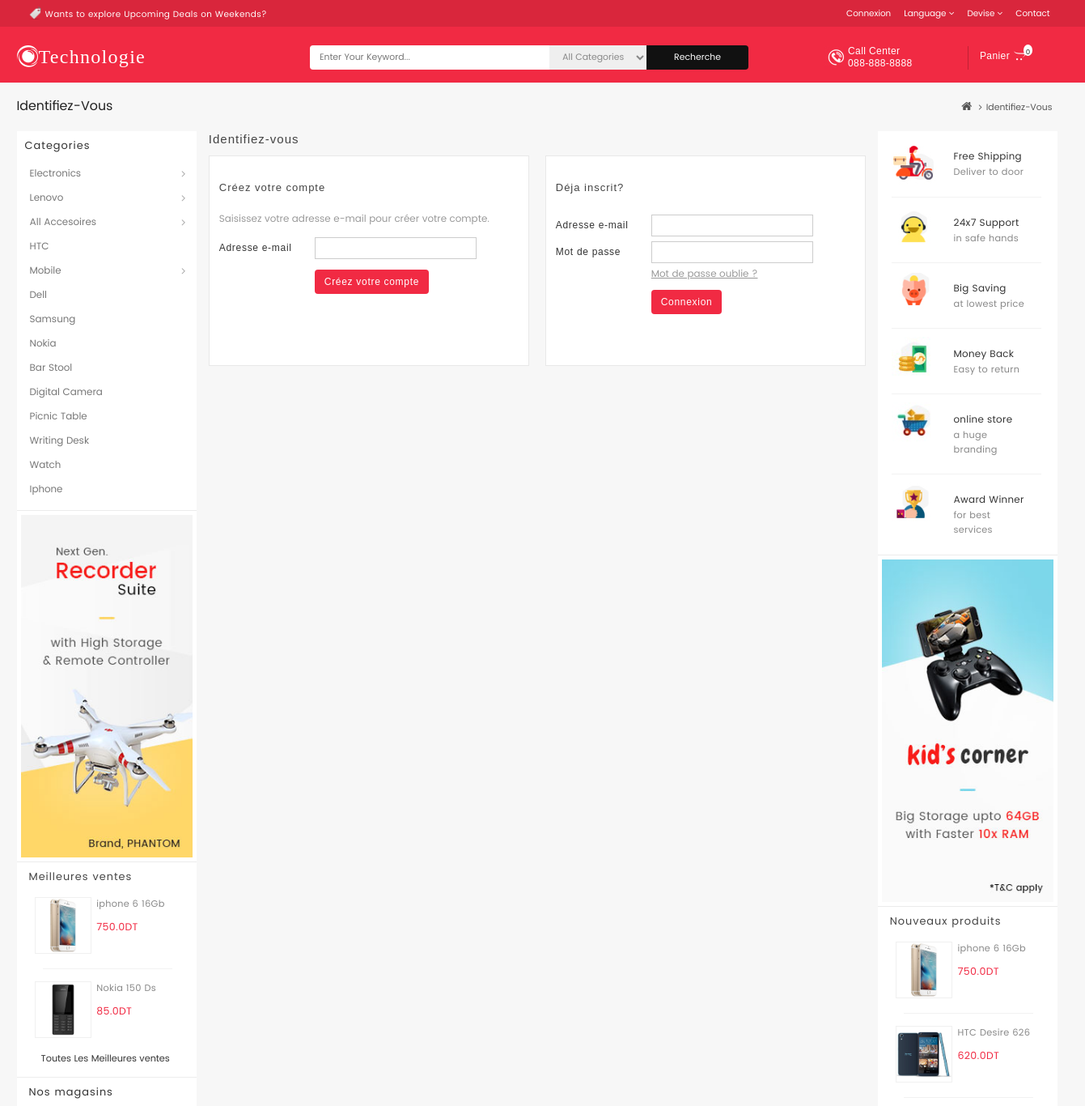
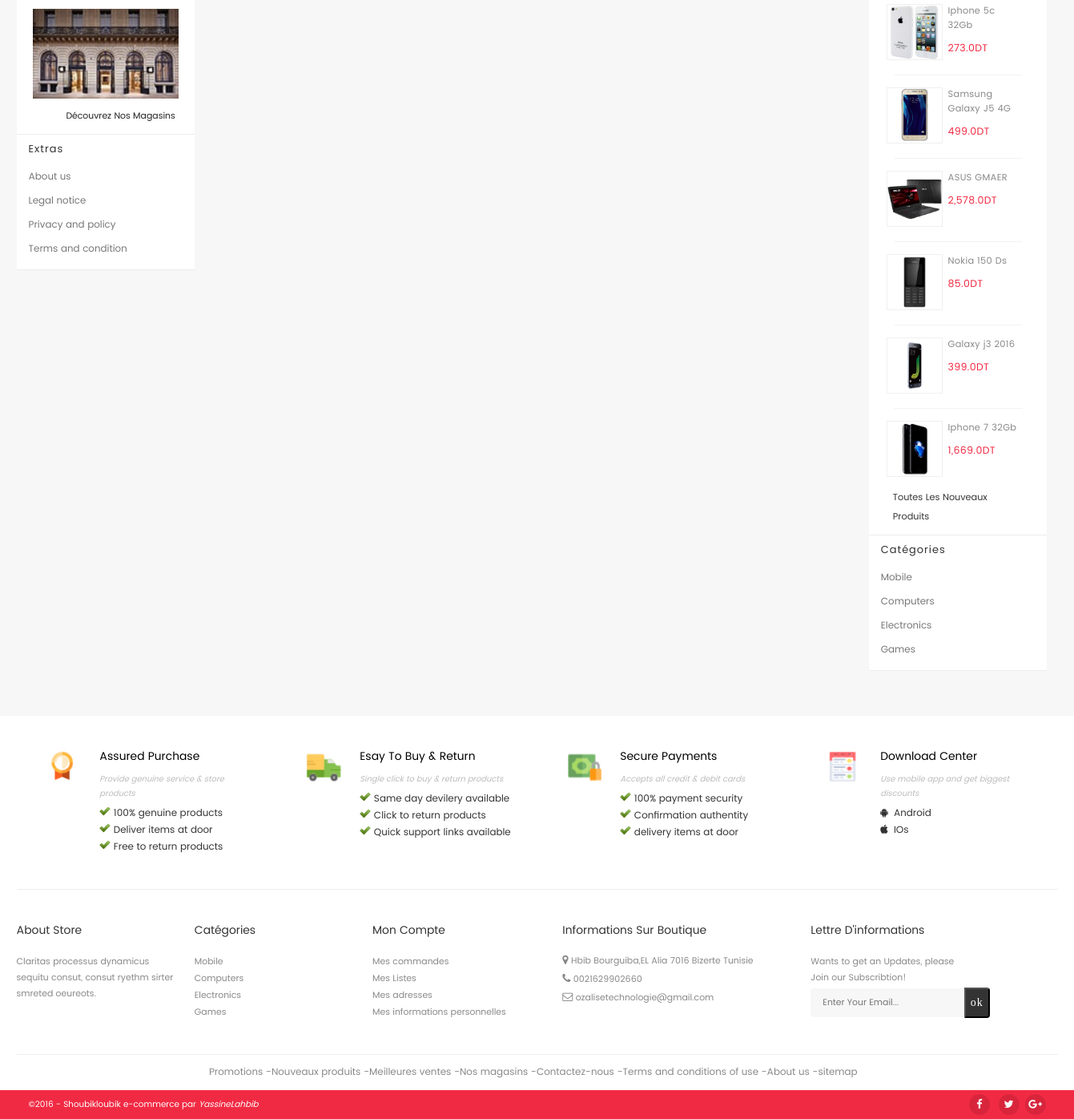
/register.php, run on the app's committed database (2 pictures, top to bottom).
### tables this page shows
CREATE TABLE IF NOT EXISTS `formweb` (
  `imgleft` varchar(100) NOT NULL,
  `imgright` varchar(100) NOT NULL,
  `imgtop` varchar(100) NOT NULL,
  `imgcarousel1` varchar(100) NOT NULL,
  `imgcarousel2` varchar(100) NOT NULL,
  `imgbot1` varchar(100) NOT NULL,
  `imgbot2` varchar(100) NOT NULL,
  `imgbot3` varchar(100) NOT NULL,
  `imgbcar` varchar(100) NOT NULL
);

CREATE TABLE IF NOT EXISTS `commande` (
  `numcom` int(11) NOT NULL AUTO_INCREMENT,
  `pro_id` int(11) NOT NULL,
  `user_id` int(11) NOT NULL,
  `qtee` int(11) NOT NULL,
  `date_com` varchar(39) NOT NULL,
  `confirme` varchar(3) NOT NULL,
  `paiment` varchar(30) NOT NULL,
  `vu` varchar(3) NOT NULL,
  PRIMARY KEY (`numcom`),
  KEY `pro_id` (`pro_id`),
  KEY `user_id` (`user_id`)
);

CREATE TABLE IF NOT EXISTS `produit` (
  `id` int(11) NOT NULL AUTO_INCREMENT,
  `categorie` varchar(20) NOT NULL,
  `model` varchar(20) NOT NULL,
  `marque` varchar(30) NOT NULL,
  `referance` varchar(30) NOT NULL,
  `prix` float NOT NULL,
  `img` varchar(100) NOT NULL,
  `img_face` varchar(100) NOT NULL,
  `img_darrier` varchar(100) NOT NULL,
  `etat` varchar(20) NOT NULL,
  `color` varchar(15) NOT NULL,
  `quantite` int(5) NOT NULL,
  `date_entre` varchar(50) NOT NULL,
  `description` varchar(2000) NOT NULL,
  `datefinsolde` varchar(35) NOT NULL,
  `pourcentage` float NOT NULL,
  `star` int(11) NOT NULL,
  `prixsolde` float NOT NULL,
  PRIMARY KEY (`id`),
  KEY `referance` (`referance`),
  KEY `id` (`id`),
  FULLTEXT KEY `description` (`description`)
);

### db_conf.php (called while the page is built, shortened)
<?php
$DB_host = "localhost";
$DB_user = "root";
$DB_pass = "";
$DB_name = "Otechnologie";
try {
$DB_con = new
PDO("mysql:host={$DB_host};dbname={$DB_name}",$DB_user,$DB_pass);
} catch(PDOException $e) {
echo $e->getMessage();
}
$reponse = $DB_con->query("SELECT pro_id,count(numcom) as star FROM commande group by(pro_id)");
	while ($donnees = $reponse->fetch()){
		 $nbstar=$donnees['star'];
		 $nbpro=$donnees['pro_id'];
		 $DB_con->exec("UPDATE produit SET star='$nbstar' where id='$nbpro'");
	}
$res=$DB_con->query("SELECT * FROM formweb");
$rows = $res->fetch();
                 $devise="TND";
                  if($devise=="TND"){
					  $dev="DT";
					  $pridev=1;
                	}elseif($devise=="USD"){
                      $dev='<i class="fa fa-usd"></i>';
					  $pridev=2.43847;
					}elseif($devise=="EUR"){
					  $dev='<i class="fa fa-eur "></i>';
					  $pridev=2.573;
				    }
?>

### navright.php (the view, shortened to what this page needs)
<div class="col-md-2 about-right">
				<div class="col-sm-10">
					<div class="col-sm-4">
						<img src="images/ii.jpg">
					</div>
					<div class="col-sm-8">
						<h2>Free Shipping</h2>
						<p>Deliver to door</p>
					</div>
				</div>
				<div class="col-sm-10">
					<div class="col-sm-4">
						<img src="images/jj.jpg">
					</div>
					<div class="col-sm-8">
						<h2>24x7 Support</h2>
						<p>in safe hands</p>
					</div>
				</div>
				<div class="col-sm-10">
					<div class="col-sm-4">
						<img src="images/kk.jpg">
					</div>
					<div class="col-sm-8">
						<h2>Big Saving</h2>
						<p>at lowest price</p>
					</div>
				</div>
				<div class="col-sm-10">
					<div class="col-sm-4">
						<img src="images/aa.jpg">
					</div>
					<div class="col-sm-8">
						<h2>Money Back</h2>
						<p>Easy to return</p>
					</div>
				</div>
				<div class="col-sm-10">
					<div class="col-sm-4">
						<img src="images/ee.jpg">
					</div>
					<div class="col-sm-8">
						<h2>online store</h2>
						<p>a huge branding</p>
					</div>
				</div>
				<div class="award col-sm-10">
					<div class="col-sm-4">
						<img src="images/ll.jpg">
					</div>
					<div class="col-sm-8">
						<h2>Award Winner</h2>
						<p>for best services</p>
					</div>
				</div>
				<div class="public-right col-sm-12">
						<img <?php echo 'src="images/'.$rows['imgright'].'"';?> width="100%">
				</div>
				<div class="col-sm-12 nou-produit">
				<h4 class="title_block"><a href="x.php?v=Nouveaux produits">Nouveaux produits</a></h4>
				<?php
				  $reponse = $DB_con->query('SELECT * FROM produit ORDER BY date_entre  Limit 8 ');
					while ($donnees = $reponse->fetch())
				    	{
				    	     $prix=$donnees['prix'];
				    		 $prix=number_format($prix*$pridev,1).$dev;
							echo '<div class="col-sm-10">
									<div class="col-sm-5">
										<a href="single.php?id='.$donnees['id'].'"><img src="produit/'.$donnees['img'].'"></a>
									</div>
									<div class="col-sm-7">
										<a href="single.php?id='.$donnees['id'].'">'.$donnees['marque'].'</a>
										<h3>'.$prix.'</h3>
									</div>
								  </div>';
					    }
				?>
				<div class="col-sm-12">
				<a href="x.php?v=Nouveaux produits"><h2>Toutes Les Nouveaux Produits</h2></a>
			    </div>
			    </div>
			    <div class="col-sm-12 ttarticl">
					<h4 class="title_block">Catégories </h4>
					<ul class="tt_sf-menu">
					 <li><a href="categorie.php?v=Mobile&x=1&d=<?php echo $devise;?>">Mobile</a></li>
					 <li><a href="categorie.php?v=Laptop&x=1&d=<?php echo $devise;?>">Computers</a></li>
					 <li><a href="categorie.php?v=Electronics&x=1&d=<?php echo $devise;?>">Electronics</a></li>
					 <li><a href="categorie.php?v=Games&x=1&d=<?php echo $devise;?>">Games</a></li>
                </div>
			</div>

### navleft.php (shortened to what this page needs)
<div class="col-md-2 about-left">
				<div class="section-categorie">
				  <h4 class="title_block"><span class="cattit">Categories</span></h4>
         <ul class="ttmenub">
          <li><a class="ttmenu">Menu</a>
				  <ul class="tt_sf-menu">
				  	<li class="dropdown"><a href="categorie.php?v=Electronics&x=1&d=<?php echo $devise; ?>"  class="dropdown-toggle">Electronics <i class="fa fa-angle-right" ></i></a>
					 </li>
				  	<li class="dropdown"><a href="categorie.php?v=Lenovo&x=1&d=<?php echo $devise; ?>"  class="dropdown-toggle" data-toggle="dropdown">Lenovo  <i class="fa fa-angle-right" ></i></a>
					 </li>
				  	<li class="dropdown"><a href=""  class="dropdown-toggle" data-toggle="dropdown">All Accesoires <i class="fa fa-angle-right" ></i></a>
					</li>
				  	<li><a href="categorie.php?v=htc&x=1&d=<?php echo $devise; ?>" >HTC</a></li>
				  	<li class="dropdown"><a  href="checkout.php?v=Mobile&x=1&d=<?php echo $devise; ?>"  class="dropdown-toggle" >Mobile <i class="fa fa-angle-right" ></i></a>
					</li>
				  	<li><a href="categorie.php?v=Dell&x=1&d=<?php echo $devise;?>" >Dell</a></li>
				  	<li><a href="categorie.php?v=samsung&x=1&d=<?php echo $devise; ?>">Samsung</a></li>
				  	<li><a href="categorie.php?v=nokia&x=1&d=<?php echo $devise; ?>" >Nokia</a></li>
				  	<li><a href="categorie.php?v=barstool&x=1&d=<?php echo $devise;?>" >Bar Stool</a></li>
				  	<li><a href="categorie.php?v=Digitalcamera&x=1&d=<?php echo $devise;?>" >Digital Camera</a></li>
				  	<li><a href="" >Picnic Table</a></li>
				  	<li><a href="" >Writing Desk</a></li>
				  	<li><a href="categorie.php?v=watch&x=1&d=<?php echo $devise;?>" >Watch</a></li>
				  	<li><a href="categorie.php?v=iphone&x=1&d=<?php echo $devise; ?>">Iphone</a></li>
				  </ul>
        </li>
         </ul>
				</div>
				<div class="public-left col-sm-12">
						<img <?php echo 'src="images/'.$rows['imgleft'].'"';?> width="100%">
				</div>
				<div class="col-sm-12 nou-produit mediapro">
				<h4 class="title_block"><a href="x.php?v=Meilleures Ventes">Meilleures ventes</a></h4>
				<?php
				  $reponse = $DB_con->query('SELECT * FROM commande,produit where commande.pro_id=produit.id GROUP BY (pro_id) LIMIT 6');
					while ($donnees = $reponse->fetch())
				    	{
				    		 $prix=$donnees['prix'];
				    		 $prix=number_format($prix*$pridev,1).$dev;
							echo '<div class="col-sm-10">
									<div class="col-sm-5">
										<a href="single.php?id='.$donnees['id'].'"><img src="produit/'.$donnees['img'].'"></a>
									</div>
									<div class="col-sm-7">
										<a href="single.php?id='.$donnees['id'].'">'.$donnees['marque'].'</a>
										<h3>'.$prix.'</h3>
									</div>
								  </div>';
					    }
				?>
				<div class="col-sm-12">
				<a href="x.php?v=Meilleures Ventes"><h2>Toutes Les Meilleures ventes</h2></a>
			    </div>
			    </div>
			    <div class="col-sm-12 ttarticl">
					<h4 class="title_block">Nos magasins</h4>
					<img src="images/magasin.jpg">
					<a href=""><h3>Découvrez Nos Magasins</h3></a>
                </div>
                <div class="col-sm-12 ttarticl" id="extras">
					<h4 class="title_block">Extras</h4>
					<ul class="tt_sf-menu">
					 <li><a href="">About us</a></li>
					 <li><a href="">Legal notice</a></li>
					 <li><a href="">Privacy and policy</a></li>
					 <li><a href="">Terms and condition</a></li>
                </div>
			</div>

### css/style.css (style rules this page uses)
body { background:#f7f7f7; font-family: 'Lato-Regular'; }
body a { transition: 0.5s all; -webkit-transition: 0.5s all; -o-transition: 0.5s all; -moz-transition: 0.5s all; -ms-transition: 0.5s all; }
.about-left img { width:100%; }
ul { padding: 0; list-style: none; }

### css/style2.css (style rules this page uses)
li { list-style-type:none; }
.tt_sf-menu { display: none; }
.ttmenub { margin-top: -166px }
.about-left { background-color: transparent; }
@media (min-width: 768px) { .tt_sf-menu { display: block; } }
@media (min-width: 768px) { .ttmenub { margin-top: 0px } }
@media (min-width: 768px) { .about-left { background-color: #fff; } }
.about-left .public-left { display: none; }
.mediapro { display: none; }
.ttarticl { display: none; }
.section-categorie > .title_block > .cattit { display: none; }
@media (min-width: 768px) { .about-left .public-left { padding: 5px ; border-top: 1px solid rgba(0,0,0,0.08); border-bottom: 1px solid rgba(0,0,0,0.08); display: block; } }
@media (min-width: 768px) { .mediapro { display: block; } }
@media (min-width: 768px) { .ttarticl { border-bottom: 1px solid rgba(0,0,0,0.07); border-top: 1px solid rgba(0,0,0,0.07); display: block; } }
@media (min-width: 768px) { .section-categorie > .title_block > .cattit { display: block; } }
.section-categorie { background-color: #fff; position: relative; height: auto; }
.section-categorie .tt_sf-menu > li { padding: 0 16px; width: 100% }
.tt_sf-menu li a { color: #777777; display: block; font: 400 12px/20px Poppins-Regular,'Open Sans','Helvetica Neue',Arial,sans-serif; padding: 5px 0; text-decoration: none; }
.tt_sf-menu li a .fa { float: right; margin-top: -6px; margin-right: -16px; font-size: 13px; text-align: center; line-height: 32px; height: 32px; width: 32px; color: #aaa }
.title_block { color: #333; font: 200 13px/18px Poppins-Regular,'Open Sans','Helvetica Neue',Arial,sans-serif; padding: 10px; position: relative; width: 100%; letter-spacing: 1px; margin: 0; border: none; }
.nou-produit .title_block { padding:10px 0 0 0; }
.nou-produit img { width: 70px; height: 70px; border: 1px solid #f0f0f0; padding: 0px; margin-left: -10px }
.nou-produit > .title_block > a { color: #444; font: 200 13px/18px Poppins-Regular,'Open Sans','Helvetica Neue',Arial,sans-serif; padding: 0; position: relative; width: 100%; letter-spacing: 1px; margin: 0; border: none; }
.nou-produit a { margin-top: 5px; font: 300 11.4px/18px Poppins-Regular,'Open Sans','Helvetica Neue',Arial,sans-serif; color: #888888; text-decoration: none; margin-bottom:8px; display: block; }
.nou-produit h3 { font:200 12.5px/24px Poppins-Regular,'Open Sans','Helvetica Neue',Arial,sans-serif; color: #f12a43; font-weight: 600px; margin:0px; }
.nou-produit a h2 { font-size: 11.4px; padding: 10px 0 0; background-color: white; margin-top: -20px; width: 100% }
.ttarticl a h3 { font: 200 11px/24px Poppins-Regular,'Open Sans','Helvetica Neue',Arial,sans-serif; float: right; color: #222; padding: 0 9px 0 0; margin-top: 2px }
.ttarticl h4 { margin-left: -10px }
.ttarticl img { width: 100%; height: 100%; padding: 8px 5px }
.col-md-2 h2 { font: 400 12px/24px Poppins-Regular,'Open Sans','Helvetica Neue',Arial,sans-serif; color: #333333; padding: 0; margin-top: 10px }
.col-md-2 p { font: 300 11.4px/18px Poppins-Regular,'Open Sans','Helvetica Neue',Arial,sans-serif; color: #888888; margin-top: -12px }

### register.php (style rules this page uses)
.about-left { background-color: #fff }
.about-right { background-color: #fff }
.col-md-2 { padding: 0 }
.col-md-2 >.col-sm-8,.col-sm-4,.col-sm-7,.col-sm-5 { padding: 0 }
.col-md-2 .col-sm-10 { border-bottom: 1px solid rgba(0,0,0,0.05); padding:10px 0; margin-left: 17px; letter-spacing: 0.3px }
.about-right .award { border-bottom: 1px solid #fff; }
.about-right .public-right { padding: 5px ; border-top: 1px solid rgba(0,0,0,0.08); border-bottom: 1px solid rgba(0,0,0,0.08); }
.about-left .public-left { padding: 5px ; border-top: 1px solid rgba(0,0,0,0.08); border-bottom: 1px solid rgba(0,0,0,0.08); }
#extras { border-top: 0px solid rgba(0,0,0,0.07) }

### data on the page
formweb: imgleft (picture), imgright (picture)
commande: pro.img (picture), pro.marque "iphone 6 16Gb", pro.prix "750.0DT"
commande: pro.img (picture), pro.marque "Nokia 150 Ds", pro.prix "85.0DT"
produit: img (picture), marque "iphone 6 16Gb", prix "750.0DT"
produit: img (picture), marque "HTC Desire 626", prix "620.0DT"
produit: img (picture), marque "Iphone 5c 32Gb", prix "273.0DT"
produit: img (picture), marque "Samsung Galaxy J5 4G", prix "499.0DT"
produit: img (picture), marque "ASUS GMAER", prix "2,578.0DT"
produit: img (picture), marque "Nokia 150 Ds", prix "85.0DT"
produit: img (picture), marque "Galaxy j3 2016", prix "399.0DT"
produit: img (picture), marque "Iphone 7 32Gb", prix "1,669.0DT"

### other printed values
$nbr_com "0"
